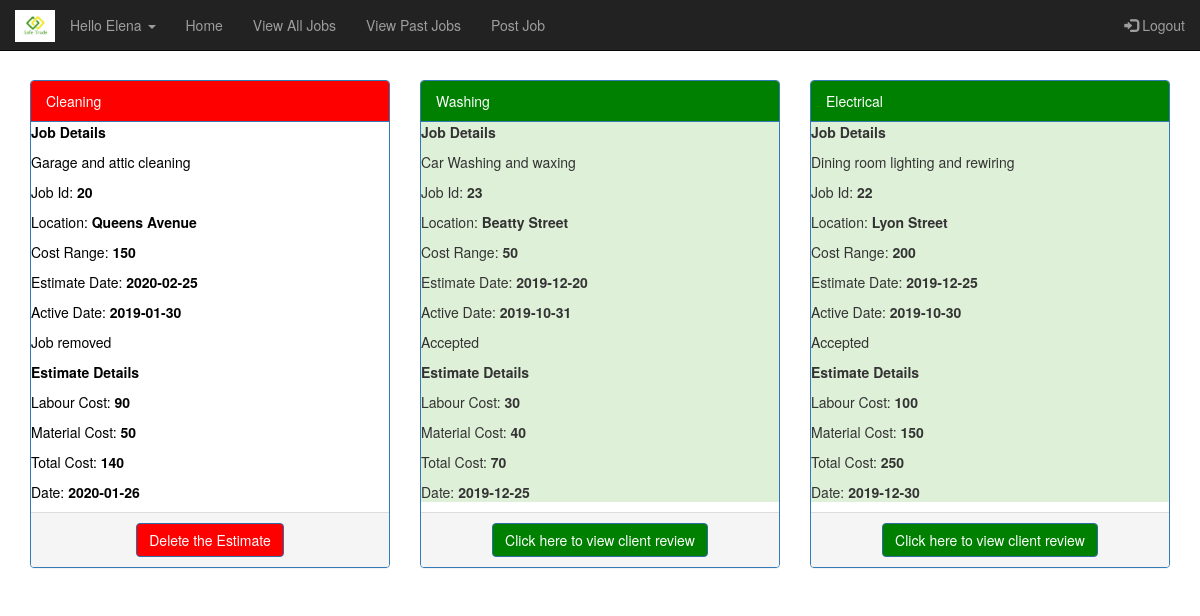
/viewPastEstimates.php?tid=15 (signed in), run on the app's committed database.
### tables this page shows
CREATE TABLE `estimatedetails` (
  `EstimateId` int(11) NOT NULL,
  `JobId` int(11) NOT NULL,
  `TId` int(11) NOT NULL,
  `LabourCost` double NOT NULL,
  `MaterialCost` double NOT NULL,
  `TotalCost` double NOT NULL,
  `ExpirationDate` date NOT NULL,
  `IsAccepted` int(11) NOT NULL,
  `IsDeleted` int(11) NOT NULL
);

CREATE TABLE `jobdetails` (
  `JobId` int(11) NOT NULL,
  `UId` int(11) NOT NULL,
  `JobType` varchar(255) NOT NULL,
  `JobDescription` varchar(255) NOT NULL,
  `Location` varchar(50) NOT NULL,
  `CostRange` double NOT NULL,
  `ActiveDate` date NOT NULL,
  `EstimateDate` date NOT NULL,
  `IsClosed` int(11) NOT NULL,
  `IsEstimateAccepted` int(11) NOT NULL
);

### classes/Estimate.php (called while the page is built, shortened)
<?php
class Estimate{
  private $eid = null;
  private $jid = null;
  private $mcost = "";
  private $lcost = "";
  private $tcost = "";
  private $expdate = null;
  private $isaccepted=null;
  public function __construct($eid, $jid,$tid,$mcost, $lcost, $tcost, $expdate,$isaccepted,$isdeleted){
    $this->eid = $eid;
    $this->jid = $jid;
    $this->mcost = $mcost;
    $this->lcost = $lcost;
    $this->tcost = $tcost;
    $this->expdate = $expdate;
    $this->isaccepted=$isaccepted;
  }
  public static function findExpiredBytradesman($mysqli, $tid){
    $today=date('Y-m-d');
    $sql = sprintf("select * from estimatedetails e join jobdetails j on j.jobid=e.jobid where e.isdeleted=0 and e.tid=%s and j.ActiveDate<'%s'", $tid,$today);
    $result = $mysqli->query($sql);
    $estimates = false;
    if ($result){
      $estimates = new Collection();
      while($row = $result->fetch_assoc()){
        $estimate = new Estimate($row['EstimateId'], $row['JobId'],$row['TId'], $row['MaterialCost'], $row['LabourCost'], $row['TotalCost'], $row['ExpirationDate'],$row['IsAccepted'],$row['IsDeleted']);
        $estimates->Add($row['EstimateId'], $estimate);
      }
    }
    return $estimates;
  }
  public function getJobId(){
    return $this->jid;
  }
  public function getIsAccepted(){
    return $this->isaccepted;
  }
  public function getExpirationDate(){
    return $this->expdate;
  }
  public function getEstimateId(){
    return $this->eid;
  }
  public function getTotalCost(){
    return $this->tcost;
  }
  public function getMaterialCost(){
    return $this->mcost;
  }
  public function getLabourCost(){
    return $this->lcost;
  }
}
?>

### classes/Collection.php (called while the page is built, shortened)
<?php
class Collection {
    private $records = array();
    public function add($key, $record){
        $result = false;
        if ($key != null) {
            $this->records[$key] = $record;
            $result = true;
        }
        return $result;
    }
    public function getRecords(){
        return $this->records;
    }
}
?>

### classes/Job.php (called while the page is built, shortened)
<?php
class Job{
  private $jid = null;
  private $uid = null;
  private $jdescription = "";
  private $jtype = "";
  private $cost = null;
  private $activedate = "";
  private $estimationdate = null;
  private $location = null;
  private $isclosed="";
  public function __construct($jid,$uid, $jtype,$jdescription,$location,   $cost, $activedate,$estimationdate,$isclosed){
    $this->jid = $jid;
    $this->uid = $uid;
    $this->jdescription = $jdescription;
    $this->jtype = $jtype;
    $this->cost = $cost;
    $this->activedate = $activedate;
    $this->estimationdate = $estimationdate;
    $this->location = $location;
    $this->isclosed = $isclosed;
  }
  public static function find($mysqli, $jid){
    $result = false;
    $sql = sprintf("select * from jobdetails where  jobid=%s", $jid);
    $qresult = $mysqli->query($sql);
    if ($qresult){
      if ($qresult->num_rows == 1){
        $row = $qresult->fetch_assoc();
        $job = new Job($row['JobId'],$row['UId'], $row['JobType'], $row['JobDescription'], $row['Location'], $row['CostRange'], $row['ActiveDate'], $row['EstimateDate'],$row['IsClosed']);
        $result = $job;
      }
    }
    return $result;
  }
  public function getJobId(){
    return $this->jid;
  }
  public function getUserId(){
    return $this->uid;
  }
  public function getIsClosed(){
    return $this->isclosed;
  }
  public function getJobDescription(){
    return $this->jdescription;
  }
  public function getJobType(){
    return $this->jtype;
  }
  public function getLocation(){
    return $this->location;
  }
  public function getCost(){
    return $this->cost;
  }
  public function getActiveDate(){
    return $this->activedate;
  }
  public function getEstimateDate(){
    return $this->estimationdate;
  }
}
?>

### viewPastEstimates.php (the view)
<?php
require_once("headers.php");
$estimates = Estimate::findExpiredBytradesman($mysqli,$_GET['tid']);
require_once("footer.php");
?>
<div class="container">
<div class="row">
    <?php
  $count=0;
                        foreach($estimates->getRecords() as $id => $estimate)
                                {
                                 $count=$count+1;
                                }
                                if($count ==0)
                                {
                                  echo "<h3 style=\"font-style: italic;\" >You do not have any expired estimates ....</h3>";
                                }
                                else
                                {
                                   foreach($estimates->getRecords() as $id => $estimate)
                                   { ?>
                                   <div class="col-sm-4" >
                                   <div class="panel panel-primary">
                                   <?php $job= Job :: find($mysqli,$estimate->getJobId());?>
                                   <?php
                                     if($estimate->getIsAccepted() == 1 && $job->getIsClosed() == 0)
                                      {
                                        $bcolor="#dff0d8";
                                        $color="3c763d";
                                        echo '<div class="panel-heading" style="background-color:green;">'.$job->getJobType().'</div>';
                                        $status="Accepted";
                                      }
                                     else if ($job->getIsClosed() == 1)
                                     {
                                        $bcolor="white";
                                        $color="black";
                                        $status="Job removed";
                                        echo '<div class="panel-heading" style="background-color:red;">'.$job->getJobType().'</div>';
                                     }
                                     else
                                     {
                                        $bcolor="white";
                                        $color="black";
                                        $status="Pending";
                                        echo '<div class="panel-heading" >'.$job->getJobType().'</div>';
                                      }
                                   echo '<div class=\"panel-body\" id=\"background\" style=\"height:400px;background-color:'.$bcolor.';color:'.$color.';">';
                                    ?>
                                   <p><b>Job Details</b></p>
                                   <p><?php echo $job->getJobDescription(); ?></p>
                                   <p>Job Id: <b><?php echo $estimate->getJobId(); ?></b></p>
                                   <p>Location: <b><?php echo $job->getLocation(); ?></b></p>
                                   <p>Cost Range: <b><?php echo $job->getCost(); ?></b></p>
                                   <p>Estimate Date: <b><?php echo $job->getEstimateDate(); ?></b></p>
                                   <p>Active Date: <b><?php echo $job->getActiveDate(); ?></b></p>
                                   <?php echo  '<p id="bg-text" >'.$status.'</p>'; ?>
                                   <p><b>Estimate Details</b></p>
                                   <p>Labour Cost: <b><?php echo $estimate->getLabourCost(); ?></b></p>
                                   <p>Material Cost: <b><?php echo $estimate->getMaterialCost(); ?></b></p>
                                   <p>Total Cost: <b><?php echo $estimate->getTotalCost(); ?></b></p>
                                   <p>Date: <b><?php echo $estimate->getExpirationDate(); ?></b></p>
                                  </div>
                                      <div class="panel-footer pviewestimate" style="text-align: center;">
                                     <?php
                                      if($estimate->getIsAccepted() == 1 && $job->getIsClosed() == 0)
                                      {
                                        echo "<a href=\"showClientDetails.php?uid=".$job->getUserId()."&jid=".$job->getJobId()."\"  style=\"background-color: green;\" class=\"btn btn-primary viewestimate\">Click here to view client review</a>";
                                      }
                                      else if ($job->getIsClosed() == 1)
                                      {
                                        echo "<a href=\"deleteEstimateDB.php?id=".$estimate->getEstimateId()."\"  style=\"background-color: red;\" class=\"btn btn-primary viewestimate\" onclick=\"return confirm('Are you sure to remove your estimate?')\">Delete the Estimate</a>";
                                      }
                                      ?>
                                      </div>
                          </div>
                          </div>
                          <?php }}; ?>
    </div>
</div>

### data on the page
estimatedetails: JobId.JobType "Cleaning", JobId.JobDescription "Garage and attic cleaning", JobId.JobId "20", JobId.Location "Queens Avenue", JobId.CostRange "150", JobId.EstimateDate "2020-02-25", JobId.ActiveDate "2019-01-30", JobId.IsClosed "Job removed", LabourCost "90", MaterialCost "50", TotalCost "140", ExpirationDate "2020-01-26"
estimatedetails: JobId.JobType "Washing", JobId.JobDescription "Car Washing and waxing", JobId.JobId "23", JobId.Location "Beatty Street", JobId.CostRange "50", JobId.EstimateDate "2019-12-20", JobId.ActiveDate "2019-10-31", IsAccepted.IsClosed "Accepted", LabourCost "30", MaterialCost "40", TotalCost "70", ExpirationDate "2019-12-25"
estimatedetails: JobId.JobType "Electrical", JobId.JobDescription "Dining room lighting and rewiring", JobId.JobId "22", JobId.Location "Lyon Street", JobId.CostRange "200", JobId.EstimateDate "2019-12-25", JobId.ActiveDate "2019-10-30", IsAccepted.IsClosed "Accepted", LabourCost "100", MaterialCost "150", TotalCost "250", ExpirationDate "2019-12-30"

### other printed values
$_SESSION['firstname'] "Elena"
